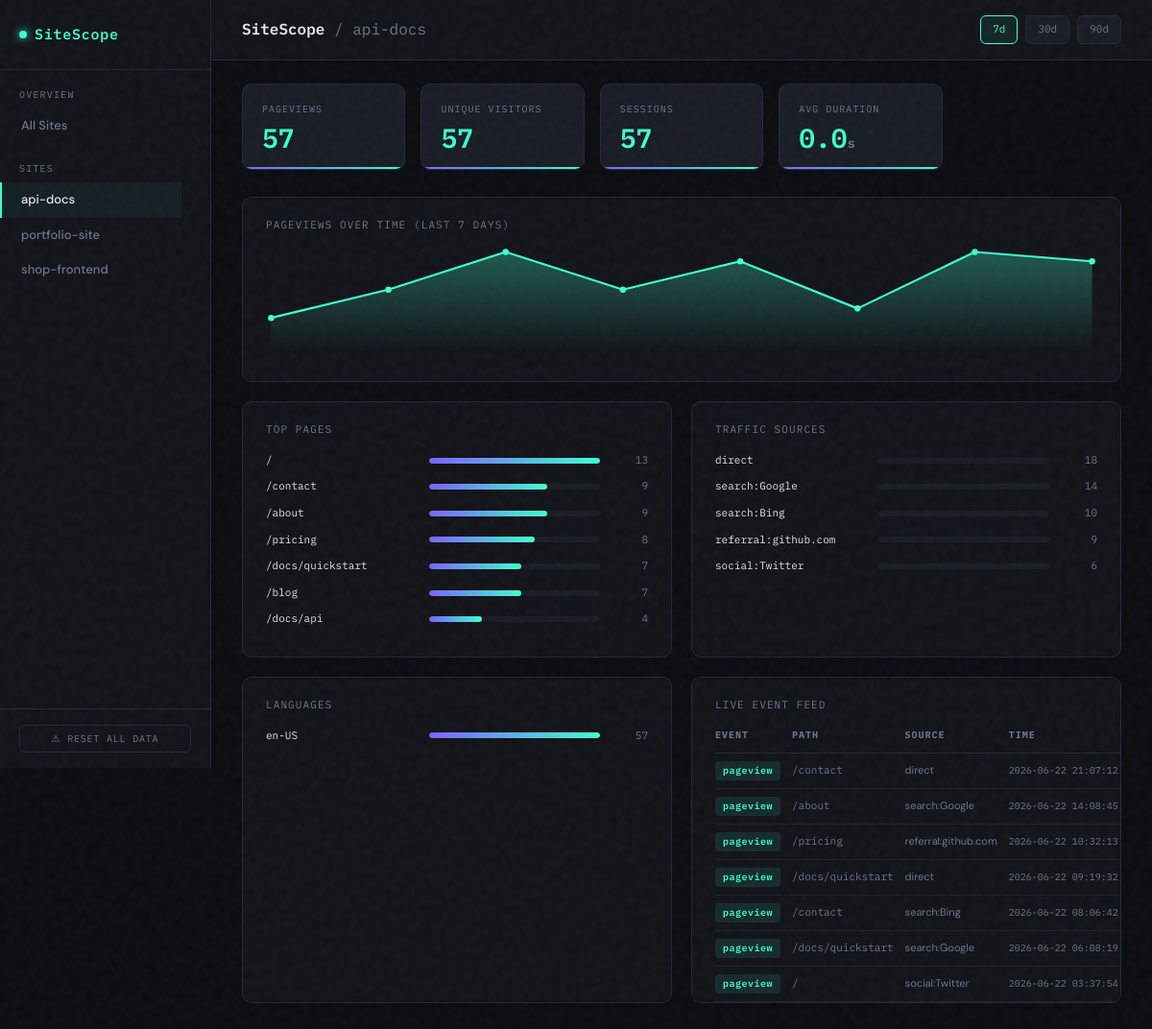
/app/api-docs?days=7, run on the app's committed database.
### tables this page shows
CREATE TABLE events (
            id          TEXT PRIMARY KEY,
            app_id      TEXT NOT NULL,
            event       TEXT NOT NULL,
            session_id  TEXT,
            visitor_id  TEXT,
            url         TEXT,
            path        TEXT,
            title       TEXT,
            referrer    TEXT,
            source      TEXT,
            utm         TEXT,
            user_agent  TEXT,
            language    TEXT,
            screen_w    INTEGER,
            screen_h    INTEGER,
            ip          TEXT,
            duration_ms INTEGER,
            ts          TEXT NOT NULL
        );

### app.py (the view)
@app.route("/app/<app_id>")
def app_detail(app_id: str):
    days = int(request.args.get("days", 30))
    db = get_db()
    return render_template(
        "app_detail.html",
        app_id=app_id, days=days,
        overview=overview(db, app_id, days),
        top_pages=top_pages(db, app_id, days),
        top_sources=top_sources(db, app_id, days),
        chart_data=pageviews_over_time(db, app_id, days),
        languages=top_languages(db, app_id, days),
        recent=recent_events(db, app_id),
        apps=app_ids(db),
    )

### app.py (called while the page is built)
@app.after_request
def add_cors(response):
    response.headers["Access-Control-Allow-Origin"] = "*"
    response.headers["Access-Control-Allow-Headers"] = "Content-Type"
    response.headers["Access-Control-Allow-Methods"] = "POST, OPTIONS"
    return response

def get_db() -> sqlite3.Connection:
    if "db" not in g:
        g.db = sqlite3.connect(DB_PATH, detect_types=sqlite3.PARSE_DECLTYPES)
        g.db.row_factory = sqlite3.Row
        g.db.execute("PRAGMA journal_mode=WAL")
    return g.db

def _since(days: int) -> str:
    return (datetime.now(timezone.utc) - timedelta(days=days)).isoformat()

def _q(db, sql, params=()):
    return db.execute(sql, params).fetchall()

def app_ids(db) -> list[str]:
    rows = _q(db, "SELECT DISTINCT app_id FROM events ORDER BY app_id")
    return [r["app_id"] for r in rows]

def overview(db, aid: str, days: int = 30) -> dict:
    since = _since(days)
    pv       = _q(db, "SELECT COUNT(*) c FROM events WHERE app_id=? AND event='pageview' AND ts>=?", (aid, since))[0]["c"]
    visitors = _q(db, "SELECT COUNT(DISTINCT visitor_id) c FROM events WHERE app_id=? AND ts>=?", (aid, since))[0]["c"]
    sessions = _q(db, "SELECT COUNT(DISTINCT session_id) c FROM events WHERE app_id=? AND ts>=?", (aid, since))[0]["c"]
    dur      = _q(db, "SELECT AVG(duration_ms) avg_ms FROM events WHERE app_id=? AND event='session_end' AND duration_ms IS NOT NULL AND ts>=?", (aid, since))[0]["avg_ms"]
    return {"pageviews": pv, "visitors": visitors, "sessions": sessions, "avg_duration_s": round((dur or 0) / 1000, 1)}

def top_pages(db, aid: str, days: int = 30, limit: int = 10) -> list[dict]:
    rows = _q(db, "SELECT path, COUNT(*) views FROM events WHERE app_id=? AND event='pageview' AND ts>=? GROUP BY path ORDER BY views DESC LIMIT ?", (aid, _since(days), limit))
    return [dict(r) for r in rows]

def top_sources(db, aid: str, days: int = 30, limit: int = 10) -> list[dict]:
    rows = _q(db, "SELECT source, COUNT(*) visits FROM events WHERE app_id=? AND event='pageview' AND ts>=? GROUP BY source ORDER BY visits DESC LIMIT ?", (aid, _since(days), limit))
    return [dict(r) for r in rows]

def pageviews_over_time(db, aid: str, days: int = 30) -> list[dict]:
    rows = _q(db, "SELECT substr(ts,1,10) day, COUNT(*) views FROM events WHERE app_id=? AND event='pageview' AND ts>=? GROUP BY day ORDER BY day", (aid, _since(days)))
    return [dict(r) for r in rows]

### templates/app_detail.html (shortened to what this page needs)
{% extends "base.html" %}
{% block topbar_inner %}
  <h1>SiteScope <span>/ {{ app_id }}</span></h1>
  <div class="time-filter">
    {% for d, label in [(7,'7d'),(30,'30d'),(90,'90d')] %}
      <a href="/app/{{ app_id }}?days={{ d }}"
         class="time-btn {% if days == d %}active{% endif %}">{{ label }}</a>
    {% endfor %}
  </div>
{% endblock %}
{% block content %}
<div
  id="stats-wrap"
  hx-get="/app/{{ app_id }}/stats?days={{ days }}"
  hx-trigger="every 30s"
  hx-swap="innerHTML"
>
  {% include "partials/stats_cards.html" %}
</div>
<div class="card" style="margin-bottom:20px;">
  <div class="card-title">Pageviews over time (last {{ days }} days)</div>
  {% if chart_data %}
    <div class="sparkline-wrap">
    </div>
  {% else %}
    <div style="color:var(--muted);text-align:center;padding:30px 0;font-size:13px;">No pageview data in this range.</div>
  {% endif %}
</div>
<div class="two-col">
  <div class="card">
    <div class="card-title">Top Pages</div>
    {% if top_pages %}
      {% set max_pv = top_pages[0].views %}
      {% for row in top_pages %}
        <div class="bar-row">
          <div class="bar-label" title="{{ row.path }}">{{ row.path }}</div>
          <div class="bar-track">
            <div class="bar-fill" style="width:{{ (row.views / max_pv * 100)|round }}%"></div>
          </div>
          <div class="bar-count">{{ row.views }}</div>
        </div>
      {% endfor %}
    {% else %}
      <div style="color:var(--muted);font-size:12px;">No data.</div>
    {% endif %}
  </div>
  <div class="card">
    <div class="card-title">Traffic Sources</div>
    {% if top_sources %}
      {% set max_src = top_sources[0].visits %}
      {% for row in top_sources %}
        <div class="bar-row">
          <div class="bar-label" title="{{ row.source }}">{{ row.source }}</div>
          <div class="bar-track">
            <div class="bar-fill" style="width:{{ (row.visits / max_src * 100)|round }};background:linear-gradient(90deg,var(--accent3),var(--accent2))%"></div>
          </div>
          <div class="bar-count">{{ row.visits }}</div>
        </div>
      {% endfor %}
    {% else %}
      <div style="color:var(--muted);font-size:12px;">No data.</div>
    {% endif %}
  </div>
</div>
<div class="two-col">
  <div class="card">
    <div class="card-title">Languages</div>
    {% if languages %}
      {% set max_lang = languages[0].cnt %}
      {% for row in languages %}
        <div class="bar-row">
          <div class="bar-label">{{ row.lang }}</div>
          <div class="bar-track">
            <div class="bar-fill" style="width:{{ (row.cnt / max_lang * 100)|round }}%;background:linear-gradient(90deg,#7b61ff,#3dffd0)"></div>
          </div>
          <div class="bar-count">{{ row.cnt }}</div>
        </div>
      {% endfor %}
    {% else %}
      <div style="color:var(--muted);font-size:12px;">No data.</div>
    {% endif %}
  </div>
  <div
    class="card"
    id="recent-wrap"
    hx-get="/app/{{ app_id }}/recent"
    hx-trigger="every 15s"
    hx-swap="innerHTML"
    style="overflow:auto;max-height:340px;"
  >
    {% include "partials/recent_events.html" %}
  </div>
</div>
{% endblock %}

### templates/partials/recent_events.html
<div class="card-title">Live Event Feed</div>
{% if recent %}
  <table class="event-table">
    <thead>
      <tr>
        <th>Event</th>
        <th>Path</th>
        <th>Source</th>
        <th>Time</th>
      </tr>
    </thead>
    <tbody>
    {% for ev in recent %}
      <tr>
        <td>
          {% if ev.event == 'pageview' %}
            <span class="badge badge-pv">pageview</span>
          {% elif ev.event == 'session_end' %}
            <span class="badge badge-end">session_end</span>
          {% else %}
            <span class="badge badge-ev">{{ ev.event }}</span>
          {% endif %}
        </td>
        <td style="font-family:var(--font-mono);font-size:11px;color:var(--muted);">
          {{ ev.path }}
        </td>
        <td style="font-size:11px;color:var(--muted);">{{ ev.source or '—' }}</td>
        <td style="font-family:var(--font-mono);font-size:10px;color:var(--muted);white-space:nowrap;">
          {{ ev.ts[:19].replace('T',' ') }}
        </td>
      </tr>
    {% endfor %}
    </tbody>
  </table>
{% else %}
  <div style="color:var(--muted);font-size:12px;padding:8px 0;">No events yet.</div>
{% endif %}

### templates/base.html (style rules this page uses)
*, *::before, *::after { box-sizing: border-box; margin: 0; padding: 0; }
:root { --bg: #0a0c10; --bg2: #111318; --bg3: #181c24; --border: #232838; --accent: #3dffd0; --accent2: #7b61ff; --accent3: #ff6b6b; --text: #e4e8f0; --muted: #6b7591; --font-mono: "IBM Plex Mono", monospace; --font-sans: "DM Sans", sans-serif; --radius: 10px; --sidebar-w: 220px; }
body { background: var(--bg); color: var(--text); font-family: var(--font-sans); font-size: 14px; line-height: 1.6; min-height: 100vh; }
body::before { content: ""; position: fixed; inset: 0; pointer-events: none; z-index: 9999; }
.topbar h1 { font-family: var(--font-mono); font-size: 16px; font-weight: 600; }
.topbar h1 span { color: var(--muted); font-weight: 400; }
.card { background: var(--bg2); border: 1px solid var(--border); border-radius: var(--radius); padding: 20px 24px; }
.card-title { font-family: var(--font-mono); font-size: 11px; letter-spacing: 0.1em; color: var(--muted); text-transform: uppercase; margin-bottom: 14px; }
.two-col { display: grid; grid-template-columns: 1fr 1fr; gap: 20px; margin-bottom: 20px; }
.bar-row { display: flex; align-items: center; gap: 10px; margin-bottom: 10px; }
.bar-label { font-family: var(--font-mono); font-size: 11px; color: var(--text); width: 160px; flex-shrink: 0; white-space: nowrap; overflow: hidden; text-overflow: ellipsis; }
.bar-track { flex: 1; height: 6px; background: var(--bg3); border-radius: 3px; overflow: hidden; }
.bar-fill { height: 100%; border-radius: 3px; background: linear-gradient(90deg, var(--accent2), var(--accent)); transition: width 0.6s cubic-bezier(0.4, 0, 0.2, 1); }
.bar-count { font-family: var(--font-mono); font-size: 11px; color: var(--muted); width: 40px; text-align: right; }
.sparkline-wrap { position: relative; height: 120px; }
.sparkline-wrap svg { width: 100%; height: 100%; }
.event-table { width: 100%; border-collapse: collapse; }
.event-table th { font-family: var(--font-mono); font-size: 10px; letter-spacing: 0.1em; color: var(--muted); text-transform: uppercase; text-align: left; padding: 0 12px 10px 0; border-bottom: 1px solid var(--border); }
.event-table td { padding: 8px 12px 8px 0; font-size: 12px; border-bottom: 1px solid rgba(35, 40, 56, 0.6); vertical-align: middle; }
.badge { display: inline-block; padding: 2px 8px; border-radius: 4px; font-family: var(--font-mono); font-size: 10px; font-weight: 600; letter-spacing: 0.05em; }
.badge-pv { background: rgba(61, 255, 208, 0.1); color: var(--accent); }
.time-filter { display: flex; gap: 8px; flex-wrap: wrap; }
.time-btn { padding: 5px 12px; border-radius: 6px; border: 1px solid var(--border); background: var(--bg3); color: var(--muted); font-family: var(--font-mono); font-size: 11px; cursor: pointer; text-decoration: none; transition: all 0.15s; }
.time-btn:hover, .time-btn.active { border-color: var(--accent); color: var(--accent); background: rgba(61, 255, 208, 0.07); }

### data on the page
events: event "pageview", path "/contact", source "direct", ts "2026-06-22 21:07:12"
events: event "pageview", path "/about", source "search:Google", ts "2026-06-22 14:08:45"
events: event "pageview", path "/pricing", source "referral:github.com", ts "2026-06-22 10:32:13"
events: event "pageview", path "/docs/quickstart", source "direct", ts "2026-06-22 09:19:32"
events: event "pageview", path "/contact", source "search:Bing", ts "2026-06-22 08:06:42"
events: event "pageview", path "/docs/quickstart", source "search:Google", ts "2026-06-22 06:08:19"
events: event "pageview", path "/", source "social:Twitter", ts "2026-06-22 03:37:54"

### other printed values
{{ a }} "api-docs" "portfolio-site" "shop-frontend"
{{ app_id }} "api-docs"
{{ label }} "7d" "30d" "90d"
{{ overview.pageviews }} "57"
{{ overview.visitors }} "57"
{{ overview.sessions }} "57"
{{ overview.avg_duration_s }} "0.0"
{{ days }} "7"
{{ row.path }} "/" "/contact" "/about" "/pricing" "/docs/quickstart" "/blog" "/docs/api"
{{ row.views }} "13" "9" "9" "8" "7" "7" "4"
{{ row.source }} "direct" "search:Google" "search:Bing" "referral:github.com" "social:Twitter"
{{ row.visits }} "18" "14" "10" "9" "6"
{{ row.lang }} "en-US"
{{ row.cnt }} "57"
